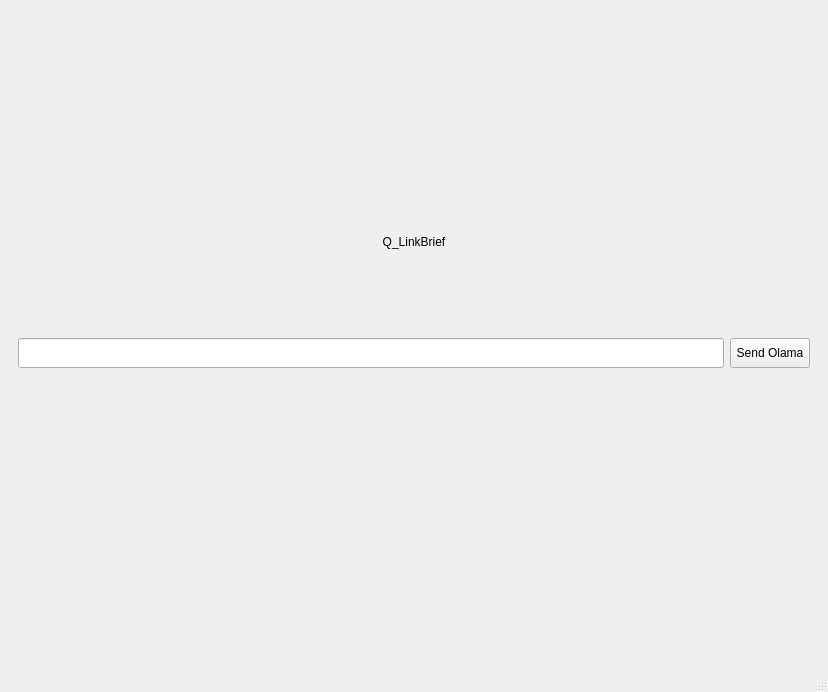
<?xml version="1.0" encoding="UTF-8"?>
<ui version="4.0">
 <class>MainWindow</class>
 <widget class="QMainWindow" name="MainWindow">
  <property name="geometry">
   <rect>
    <x>0</x>
    <y>0</y>
    <width>828</width>
    <height>692</height>
   </rect>
  </property>
  <property name="windowTitle">
   <string>MainWindow</string>
  </property>
  <widget class="QWidget" name="centralwidget">
   <layout class="QGridLayout" name="gridLayout">
    <item row="0" column="0">
     <widget class="QStackedWidget" name="stackedWidget">
      <property name="currentIndex">
       <number>0</number>
      </property>
      <widget class="QWidget" name="page">
       <layout class="QGridLayout" name="gridLayout_3">
        <item row="0" column="0">
         <spacer name="verticalSpacer_2">
          <property name="orientation">
           <enum>Qt::Orientation::Vertical</enum>
          </property>
          <property name="sizeType">
           <enum>QSizePolicy::Policy::Fixed</enum>
          </property>
          <property name="sizeHint" stdset="0">
           <size>
            <width>20</width>
            <height>100</height>
           </size>
          </property>
         </spacer>
        </item>
        <item row="1" column="0">
         <layout class="QGridLayout" name="gridLayout_2">
          <item row="0" column="0">
           <widget class="QLabel" name="Q_LinkBrief">
            <property name="maximumSize">
             <size>
              <width>16777215</width>
              <height>180</height>
             </size>
            </property>
            <property name="text">
             <string>Q_LinkBrief</string>
            </property>
            <property name="alignment">
             <set>Qt::AlignmentFlag::AlignCenter</set>
            </property>
           </widget>
          </item>
          <item row="1" column="0">
           <layout class="QGridLayout" name="gridLayout_4">
            <item row="0" column="0">
             <widget class="QLineEdit" name="line_url">
              <property name="sizePolicy">
               <sizepolicy hsizetype="Expanding" vsizetype="Minimum">
                <horstretch>0</horstretch>
                <verstretch>0</verstretch>
               </sizepolicy>
              </property>
              <property name="maximumSize">
               <size>
                <width>16777215</width>
                <height>30</height>
               </size>
              </property>
              <property name="text">
               <string/>
              </property>
             </widget>
            </item>
            <item row="0" column="1">
             <widget class="QPushButton" name="send_olama">
              <property name="sizePolicy">
               <sizepolicy hsizetype="Minimum" vsizetype="Minimum">
                <horstretch>0</horstretch>
                <verstretch>0</verstretch>
               </sizepolicy>
              </property>
              <property name="maximumSize">
               <size>
                <width>16777215</width>
                <height>30</height>
               </size>
              </property>
              <property name="text">
               <string>Send Olama</string>
              </property>
             </widget>
            </item>
           </layout>
          </item>
         </layout>
        </item>
        <item row="2" column="0">
         <spacer name="verticalSpacer">
          <property name="orientation">
           <enum>Qt::Orientation::Vertical</enum>
          </property>
          <property name="sizeType">
           <enum>QSizePolicy::Policy::Fixed</enum>
          </property>
          <property name="sizeHint" stdset="0">
           <size>
            <width>20</width>
            <height>250</height>
           </size>
          </property>
         </spacer>
        </item>
       </layout>
      </widget>
      <widget class="QWidget" name="page_2">
       <layout class="QGridLayout" name="gridLayout_5">
        <item row="0" column="0">
         <layout class="QVBoxLayout" name="verticalLayout">
          <item>
           <widget class="QListView" name="olama_response"/>
          </item>
          <item>
           <layout class="QHBoxLayout" name="horizontalLayout">
            <item>
             <widget class="QProgressBar" name="progres">
              <property name="value">
               <number>24</number>
              </property>
             </widget>
            </item>
            <item>
             <widget class="QPushButton" name="return_start">
              <property name="text">
               <string>Return</string>
              </property>
             </widget>
            </item>
           </layout>
          </item>
         </layout>
        </item>
       </layout>
      </widget>
     </widget>
    </item>
   </layout>
  </widget>
  <widget class="QMenuBar" name="menubar">
   <property name="geometry">
    <rect>
     <x>0</x>
     <y>0</y>
     <width>828</width>
     <height>25</height>
    </rect>
   </property>
  </widget>
  <widget class="QStatusBar" name="statusbar"/>
 </widget>
 <resources/>
 <connections/>
</ui>
